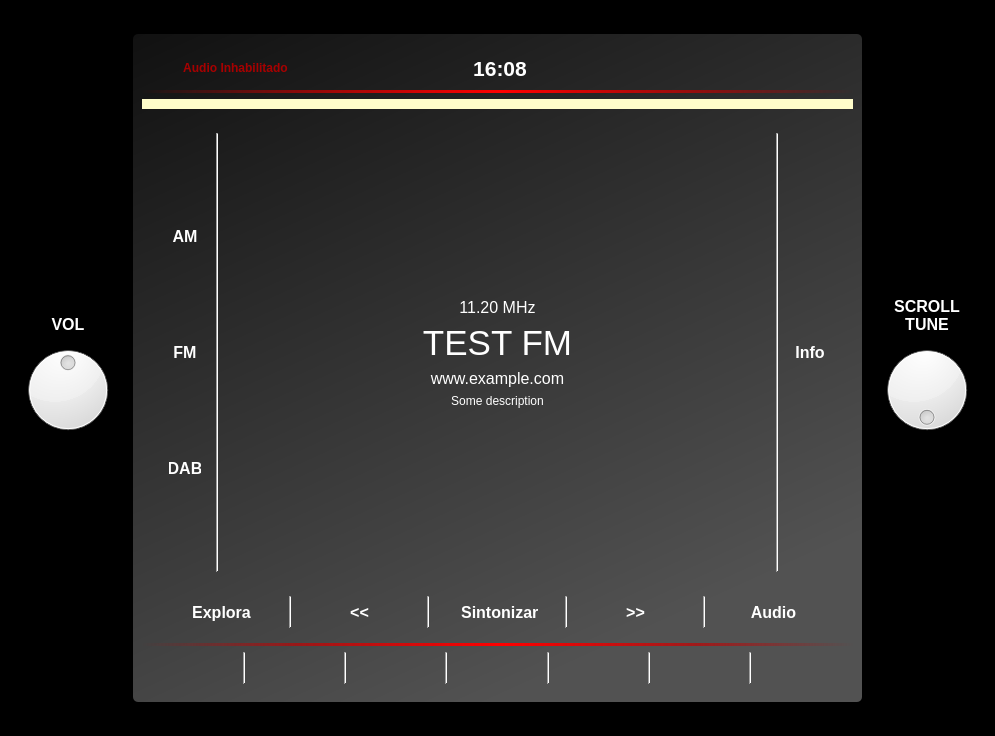
<?xml version="1.0" encoding="UTF-8"?>
<ui version="4.0">
 <class>MainWindow</class>
 <widget class="QMainWindow" name="MainWindow">
  <property name="geometry">
   <rect>
    <x>0</x>
    <y>0</y>
    <width>995</width>
    <height>736</height>
   </rect>
  </property>
  <property name="windowTitle">
   <string>Seamless Radio</string>
  </property>
  <property name="windowIcon">
   <iconset resource="../resources/resources.qrc">
    <normaloff>:/icons/favicon.png</normaloff>:/icons/favicon.png</iconset>
  </property>
  <property name="styleSheet">
   <string notr="true">QWidget#widget_frame
{
	background-color: black;
}

QWidget#widget_radio_list
{
	background: rgb(255, 253, 202);
}

QWidget#widget_header
{
	background: transparent;
	border-bottom: 3px solid qlineargradient(spread:pad, x1:0, y1:1, x2:1, y2:1, stop:0 rgba(0, 0, 0, 0), stop:0.225275 rgba(196, 0, 0, 173), stop:0.505495 rgba(255, 0, 0, 255), stop:0.78022 rgba(196, 0, 0, 173), stop:1 rgba(255, 255, 255, 0));
}

QWidget#widget_footer
{
	background: transparent;
	border-top: 3px solid qlineargradient(spread:pad, x1:0, y1:1, x2:1, y2:1, stop:0 rgba(0, 0, 0, 0), stop:0.225275 rgba(196, 0, 0, 173), stop:0.505495 rgba(255, 0, 0, 255), stop:0.78022 rgba(196, 0, 0, 173), stop:1 rgba(255, 255, 255, 0));
}

QWidget#widget_content
{
	background-color: qlineargradient(spread:pad, x1:0, y1:0, x2:0.496, y2:1, stop:0 rgba(17, 17, 17, 255), stop:1 rgba(82, 82, 82, 255));
	border: none;
	border-radius: 5px;
}


QLabel
{
		color: white;
}

QLabel#label_no_audio
{
	color: #a70000;
}

QWidget#widget_content QFrame[frameShape=&quot;5&quot;]
 {
    background-color: transparent;
	border-left: 1px solid qlineargradient(spread:pad, x1:0, y1:0, x2:0, y2:1, stop:0 rgba(0, 0, 0, 0), stop:0.225275 rgba(255, 0, 0, 180), stop:0.5 rgba(255, 0, 0, 255), stop:0.774725 rgba(255, 0, 0, 145), stop:1 rgba(255, 0, 0, 0));
}

QWidget#widget_footer QFrame[frameShape=&quot;5&quot;]
{
    background-color: transparent;
	border-left: 1px solid qlineargradient(spread:pad, x1:0, y1:0, x2:0, y2:1, stop:0 rgba(0, 0, 0, 0), stop:0.225275 rgba(255, 255, 255, 180), stop:0.5 rgba(255, 255, 255, 255), stop:0.774725 rgba(255, 255, 255, 145), stop:1 rgba(255, 255, 255, 0));
}

QPushButton
{
	border: none;
	color: white;
	height: 32px;
	width: 32px;
}</string>
  </property>
  <widget class="QWidget" name="widget_frame">
   <layout class="QGridLayout" name="gridLayout">
    <item row="1" column="0">
     <widget class="QWidget" name="widget_volume" native="true">
      <property name="sizePolicy">
       <sizepolicy hsizetype="Maximum" vsizetype="Preferred">
        <horstretch>0</horstretch>
        <verstretch>0</verstretch>
       </sizepolicy>
      </property>
      <layout class="QVBoxLayout" name="verticalLayout">
       <item>
        <spacer name="verticalSpacer_3">
         <property name="orientation">
          <enum>Qt::Orientation::Vertical</enum>
         </property>
         <property name="sizeHint" stdset="0">
          <size>
           <width>20</width>
           <height>40</height>
          </size>
         </property>
        </spacer>
       </item>
       <item>
        <widget class="QLabel" name="label_volume">
         <property name="font">
          <font>
           <pointsize>12</pointsize>
           <bold>true</bold>
          </font>
         </property>
         <property name="text">
          <string>
VOL</string>
         </property>
         <property name="alignment">
          <set>Qt::AlignmentFlag::AlignCenter</set>
         </property>
        </widget>
       </item>
       <item>
        <widget class="CustomDial" name="dial_volume">
         <property name="cursor">
          <cursorShape>OpenHandCursor</cursorShape>
         </property>
         <property name="minimum">
          <number>0</number>
         </property>
         <property name="maximum">
          <number>100</number>
         </property>
         <property name="value">
          <number>50</number>
         </property>
         <property name="invertedAppearance">
          <bool>false</bool>
         </property>
         <property name="wrapping">
          <bool>false</bool>
         </property>
         <property name="notchTarget">
          <double>3.700000000000000</double>
         </property>
         <property name="notchesVisible">
          <bool>false</bool>
         </property>
        </widget>
       </item>
       <item>
        <spacer name="verticalSpacer_4">
         <property name="orientation">
          <enum>Qt::Orientation::Vertical</enum>
         </property>
         <property name="sizeHint" stdset="0">
          <size>
           <width>20</width>
           <height>40</height>
          </size>
         </property>
        </spacer>
       </item>
      </layout>
     </widget>
    </item>
    <item row="2" column="1">
     <spacer name="verticalSpacer_2">
      <property name="orientation">
       <enum>Qt::Orientation::Vertical</enum>
      </property>
      <property name="sizeType">
       <enum>QSizePolicy::Policy::Fixed</enum>
      </property>
      <property name="sizeHint" stdset="0">
       <size>
        <width>20</width>
        <height>25</height>
       </size>
      </property>
     </spacer>
    </item>
    <item row="0" column="1">
     <spacer name="verticalSpacer">
      <property name="orientation">
       <enum>Qt::Orientation::Vertical</enum>
      </property>
      <property name="sizeType">
       <enum>QSizePolicy::Policy::Fixed</enum>
      </property>
      <property name="sizeHint" stdset="0">
       <size>
        <width>20</width>
        <height>25</height>
       </size>
      </property>
     </spacer>
    </item>
    <item row="1" column="2">
     <widget class="QWidget" name="widget_tune" native="true">
      <property name="sizePolicy">
       <sizepolicy hsizetype="Maximum" vsizetype="Preferred">
        <horstretch>0</horstretch>
        <verstretch>0</verstretch>
       </sizepolicy>
      </property>
      <layout class="QVBoxLayout" name="verticalLayout_2">
       <item>
        <spacer name="verticalSpacer_5">
         <property name="orientation">
          <enum>Qt::Orientation::Vertical</enum>
         </property>
         <property name="sizeHint" stdset="0">
          <size>
           <width>20</width>
           <height>40</height>
          </size>
         </property>
        </spacer>
       </item>
       <item>
        <widget class="QLabel" name="label_tune">
         <property name="font">
          <font>
           <pointsize>12</pointsize>
           <bold>true</bold>
          </font>
         </property>
         <property name="text">
          <string>SCROLL
TUNE</string>
         </property>
         <property name="alignment">
          <set>Qt::AlignmentFlag::AlignCenter</set>
         </property>
        </widget>
       </item>
       <item>
        <widget class="CustomDial" name="dial_tune">
         <property name="cursor">
          <cursorShape>OpenHandCursor</cursorShape>
         </property>
         <property name="styleSheet">
          <string notr="true"/>
         </property>
         <property name="minimum">
          <number>0</number>
         </property>
         <property name="maximum">
          <number>100</number>
         </property>
         <property name="sliderPosition">
          <number>0</number>
         </property>
         <property name="orientation">
          <enum>Qt::Orientation::Horizontal</enum>
         </property>
         <property name="invertedAppearance">
          <bool>false</bool>
         </property>
         <property name="wrapping">
          <bool>true</bool>
         </property>
         <property name="notchTarget">
          <double>3.700000000000000</double>
         </property>
         <property name="notchesVisible">
          <bool>false</bool>
         </property>
        </widget>
       </item>
       <item>
        <spacer name="verticalSpacer_6">
         <property name="orientation">
          <enum>Qt::Orientation::Vertical</enum>
         </property>
         <property name="sizeHint" stdset="0">
          <size>
           <width>20</width>
           <height>40</height>
          </size>
         </property>
        </spacer>
       </item>
      </layout>
     </widget>
    </item>
    <item row="1" column="1">
     <widget class="QWidget" name="widget_content" native="true">
      <layout class="QVBoxLayout" name="verticalLayout_3">
       <item>
        <widget class="QWidget" name="widget_header" native="true">
         <property name="sizePolicy">
          <sizepolicy hsizetype="Preferred" vsizetype="Maximum">
           <horstretch>0</horstretch>
           <verstretch>0</verstretch>
          </sizepolicy>
         </property>
         <layout class="QHBoxLayout" name="horizontalLayout_2" stretch="33,33,0">
          <item>
           <widget class="QWidget" name="widget_no_audio" native="true">
            <property name="sizePolicy">
             <sizepolicy hsizetype="Maximum" vsizetype="Preferred">
              <horstretch>0</horstretch>
              <verstretch>0</verstretch>
             </sizepolicy>
            </property>
            <layout class="QHBoxLayout" name="horizontalLayout">
             <property name="spacing">
              <number>0</number>
             </property>
             <property name="leftMargin">
              <number>0</number>
             </property>
             <property name="topMargin">
              <number>0</number>
             </property>
             <property name="rightMargin">
              <number>0</number>
             </property>
             <property name="bottomMargin">
              <number>0</number>
             </property>
             <item>
              <widget class="QLabel" name="label_no_audio_icon">
               <property name="minimumSize">
                <size>
                 <width>32</width>
                 <height>32</height>
                </size>
               </property>
               <property name="maximumSize">
                <size>
                 <width>32</width>
                 <height>32</height>
                </size>
               </property>
               <property name="text">
                <string/>
               </property>
               <property name="pixmap">
                <pixmap resource="../resources/resources.qrc">:/icons/noAudioOutput.png</pixmap>
               </property>
               <property name="scaledContents">
                <bool>true</bool>
               </property>
              </widget>
             </item>
             <item>
              <widget class="QLabel" name="label_no_audio">
               <property name="sizePolicy">
                <sizepolicy hsizetype="Fixed" vsizetype="Preferred">
                 <horstretch>0</horstretch>
                 <verstretch>0</verstretch>
                </sizepolicy>
               </property>
               <property name="font">
                <font>
                 <bold>true</bold>
                </font>
               </property>
               <property name="text">
                <string>Audio Inhabilitado</string>
               </property>
               <property name="alignment">
                <set>Qt::AlignmentFlag::AlignCenter</set>
               </property>
              </widget>
             </item>
            </layout>
           </widget>
          </item>
          <item>
           <widget class="QLabel" name="label_current_time">
            <property name="font">
             <font>
              <pointsize>16</pointsize>
              <bold>true</bold>
             </font>
            </property>
            <property name="text">
             <string>16:08</string>
            </property>
            <property name="alignment">
             <set>Qt::AlignmentFlag::AlignCenter</set>
            </property>
           </widget>
          </item>
          <item>
           <spacer name="spacer_no_audio">
            <property name="orientation">
             <enum>Qt::Orientation::Horizontal</enum>
            </property>
            <property name="sizeHint" stdset="0">
             <size>
              <width>138</width>
              <height>20</height>
             </size>
            </property>
           </spacer>
          </item>
         </layout>
        </widget>
       </item>
       <item>
        <widget class="QWidget" name="widget_radio_list" native="true">
         <property name="sizePolicy">
          <sizepolicy hsizetype="Preferred" vsizetype="Maximum">
           <horstretch>0</horstretch>
           <verstretch>0</verstretch>
          </sizepolicy>
         </property>
         <property name="minimumSize">
          <size>
           <width>0</width>
           <height>10</height>
          </size>
         </property>
        </widget>
       </item>
       <item>
        <widget class="QWidget" name="widget_display" native="true">
         <layout class="QVBoxLayout" name="verticalLayout_7">
          <item>
           <widget class="QWidget" name="widget_radio_visor" native="true">
            <layout class="QHBoxLayout" name="horizontalLayout_5">
             <item>
              <widget class="QWidget" name="widget_left_menu" native="true">
               <layout class="QVBoxLayout" name="verticalLayout_5">
                <item>
                 <widget class="QPushButton" name="button_am">
                  <property name="font">
                   <font>
                    <pointsize>12</pointsize>
                    <bold>true</bold>
                   </font>
                  </property>
                  <property name="cursor">
                   <cursorShape>PointingHandCursor</cursorShape>
                  </property>
                  <property name="focusPolicy">
                   <enum>Qt::FocusPolicy::ClickFocus</enum>
                  </property>
                  <property name="text">
                   <string>AM</string>
                  </property>
                  <property name="flat">
                   <bool>true</bool>
                  </property>
                 </widget>
                </item>
                <item>
                 <widget class="QPushButton" name="button_fm">
                  <property name="font">
                   <font>
                    <pointsize>12</pointsize>
                    <bold>true</bold>
                   </font>
                  </property>
                  <property name="cursor">
                   <cursorShape>PointingHandCursor</cursorShape>
                  </property>
                  <property name="focusPolicy">
                   <enum>Qt::FocusPolicy::ClickFocus</enum>
                  </property>
                  <property name="text">
                   <string>FM</string>
                  </property>
                  <property name="flat">
                   <bool>true</bool>
                  </property>
                 </widget>
                </item>
                <item>
                 <widget class="QPushButton" name="button_dab">
                  <property name="font">
                   <font>
                    <pointsize>12</pointsize>
                    <bold>true</bold>
                   </font>
                  </property>
                  <property name="cursor">
                   <cursorShape>PointingHandCursor</cursorShape>
                  </property>
                  <property name="focusPolicy">
                   <enum>Qt::FocusPolicy::ClickFocus</enum>
                  </property>
                  <property name="text">
                   <string>DAB</string>
                  </property>
                  <property name="flat">
                   <bool>true</bool>
                  </property>
                 </widget>
                </item>
               </layout>
              </widget>
             </item>
             <item>
              <widget class="Line" name="line_11">
               <property name="orientation">
                <enum>Qt::Orientation::Vertical</enum>
               </property>
              </widget>
             </item>
             <item>
              <widget class="QWidget" name="widget_4" native="true">
               <property name="sizePolicy">
                <sizepolicy hsizetype="Expanding" vsizetype="Preferred">
                 <horstretch>0</horstretch>
                 <verstretch>0</verstretch>
                </sizepolicy>
               </property>
               <layout class="QVBoxLayout" name="verticalLayout_4">
                <item>
                 <spacer name="verticalSpacer_8">
                  <property name="orientation">
                   <enum>Qt::Orientation::Vertical</enum>
                  </property>
                  <property name="sizeHint" stdset="0">
                   <size>
                    <width>20</width>
                    <height>40</height>
                   </size>
                  </property>
                 </spacer>
                </item>
                <item>
                 <widget class="QLabel" name="label_radio_freq">
                  <property name="font">
                   <font>
                    <pointsize>12</pointsize>
                   </font>
                  </property>
                  <property name="text">
                   <string>11.20 MHz</string>
                  </property>
                  <property name="alignment">
                   <set>Qt::AlignmentFlag::AlignCenter</set>
                  </property>
                 </widget>
                </item>
                <item>
                 <widget class="QLabel" name="label_radio_name">
                  <property name="font">
                   <font>
                    <pointsize>26</pointsize>
                    <bold>false</bold>
                   </font>
                  </property>
                  <property name="text">
                   <string>TEST FM</string>
                  </property>
                  <property name="alignment">
                   <set>Qt::AlignmentFlag::AlignCenter</set>
                  </property>
                 </widget>
                </item>
                <item>
                 <widget class="QLabel" name="label_radio_url">
                  <property name="font">
                   <font>
                    <pointsize>12</pointsize>
                   </font>
                  </property>
                  <property name="text">
                   <string>www.example.com</string>
                  </property>
                  <property name="textFormat">
                   <enum>Qt::TextFormat::PlainText</enum>
                  </property>
                  <property name="alignment">
                   <set>Qt::AlignmentFlag::AlignCenter</set>
                  </property>
                  <property name="openExternalLinks">
                   <bool>true</bool>
                  </property>
                  <property name="textInteractionFlags">
                   <set>Qt::TextInteractionFlag::LinksAccessibleByMouse</set>
                  </property>
                 </widget>
                </item>
                <item>
                 <widget class="QLabel" name="label_radio_description">
                  <property name="text">
                   <string>Some description</string>
                  </property>
                  <property name="alignment">
                   <set>Qt::AlignmentFlag::AlignCenter</set>
                  </property>
                 </widget>
                </item>
                <item>
                 <spacer name="verticalSpacer_7">
                  <property name="orientation">
                   <enum>Qt::Orientation::Vertical</enum>
                  </property>
                  <property name="sizeHint" stdset="0">
                   <size>
                    <width>20</width>
                    <height>40</height>
                   </size>
                  </property>
                 </spacer>
                </item>
               </layout>
              </widget>
             </item>
             <item>
              <widget class="Line" name="line_12">
               <property name="orientation">
                <enum>Qt::Orientation::Vertical</enum>
               </property>
              </widget>
             </item>
             <item>
              <widget class="QWidget" name="widget_right_menu" native="true">
               <layout class="QVBoxLayout" name="verticalLayout_6">
                <item>
                 <widget class="QPushButton" name="pushButton_16">
                  <property name="font">
                   <font>
                    <pointsize>12</pointsize>
                    <bold>true</bold>
                   </font>
                  </property>
                  <property name="cursor">
                   <cursorShape>PointingHandCursor</cursorShape>
                  </property>
                  <property name="focusPolicy">
                   <enum>Qt::FocusPolicy::ClickFocus</enum>
                  </property>
                  <property name="text">
                   <string>Info</string>
                  </property>
                  <property name="flat">
                   <bool>true</bool>
                  </property>
                 </widget>
                </item>
               </layout>
              </widget>
             </item>
            </layout>
           </widget>
          </item>
          <item>
           <widget class="QWidget" name="widget_main_menu" native="true">
            <property name="sizePolicy">
             <sizepolicy hsizetype="Preferred" vsizetype="Maximum">
              <horstretch>0</horstretch>
              <verstretch>0</verstretch>
             </sizepolicy>
            </property>
            <layout class="QHBoxLayout" name="horizontalLayout_4" stretch="0,0,0,0,0,0,0,0,0">
             <property name="bottomMargin">
              <number>0</number>
             </property>
             <item>
              <widget class="QPushButton" name="button_explore">
               <property name="font">
                <font>
                 <pointsize>12</pointsize>
                 <bold>true</bold>
                </font>
               </property>
               <property name="cursor">
                <cursorShape>PointingHandCursor</cursorShape>
               </property>
               <property name="focusPolicy">
                <enum>Qt::FocusPolicy::ClickFocus</enum>
               </property>
               <property name="text">
                <string>Explora</string>
               </property>
               <property name="flat">
                <bool>true</bool>
               </property>
              </widget>
             </item>
             <item>
              <widget class="Line" name="line_7">
               <property name="orientation">
                <enum>Qt::Orientation::Vertical</enum>
               </property>
              </widget>
             </item>
             <item>
              <widget class="QPushButton" name="button_previous">
               <property name="font">
                <font>
                 <pointsize>12</pointsize>
                 <bold>true</bold>
                </font>
               </property>
               <property name="cursor">
                <cursorShape>PointingHandCursor</cursorShape>
               </property>
               <property name="focusPolicy">
                <enum>Qt::FocusPolicy::ClickFocus</enum>
               </property>
               <property name="text">
                <string>&lt;&lt;</string>
               </property>
               <property name="flat">
                <bool>true</bool>
               </property>
              </widget>
             </item>
             <item>
              <widget class="Line" name="line_8">
               <property name="orientation">
                <enum>Qt::Orientation::Vertical</enum>
               </property>
              </widget>
             </item>
             <item>
              <widget class="QPushButton" name="button_syntonize">
               <property name="font">
                <font>
                 <pointsize>12</pointsize>
                 <bold>true</bold>
                </font>
               </property>
               <property name="cursor">
                <cursorShape>PointingHandCursor</cursorShape>
               </property>
               <property name="focusPolicy">
                <enum>Qt::FocusPolicy::ClickFocus</enum>
               </property>
               <property name="styleSheet">
                <string notr="true"/>
               </property>
               <property name="text">
                <string> Sintonizar</string>
               </property>
               <property name="flat">
                <bool>true</bool>
               </property>
              </widget>
             </item>
             <item>
              <widget class="Line" name="line_9">
               <property name="orientation">
                <enum>Qt::Orientation::Vertical</enum>
               </property>
              </widget>
             </item>
             <item>
              <widget class="QPushButton" name="button_next">
               <property name="font">
                <font>
                 <pointsize>12</pointsize>
                 <bold>true</bold>
                </font>
               </property>
               <property name="cursor">
                <cursorShape>PointingHandCursor</cursorShape>
               </property>
               <property name="focusPolicy">
                <enum>Qt::FocusPolicy::ClickFocus</enum>
               </property>
               <property name="text">
                <string>&gt;&gt;</string>
               </property>
               <property name="flat">
                <bool>true</bool>
               </property>
              </widget>
             </item>
             <item>
              <widget class="Line" name="line_10">
               <property name="orientation">
                <enum>Qt::Orientation::Vertical</enum>
               </property>
              </widget>
             </item>
             <item>
              <widget class="QPushButton" name="button_menu_audio">
               <property name="font">
                <font>
                 <pointsize>12</pointsize>
                 <bold>true</bold>
                </font>
               </property>
               <property name="cursor">
                <cursorShape>PointingHandCursor</cursorShape>
               </property>
               <property name="focusPolicy">
                <enum>Qt::FocusPolicy::ClickFocus</enum>
               </property>
               <property name="text">
                <string>Audio</string>
               </property>
               <property name="flat">
                <bool>true</bool>
               </property>
              </widget>
             </item>
            </layout>
           </widget>
          </item>
         </layout>
        </widget>
       </item>
       <item>
        <widget class="QWidget" name="widget_footer" native="true">
         <property name="sizePolicy">
          <sizepolicy hsizetype="Preferred" vsizetype="Maximum">
           <horstretch>0</horstretch>
           <verstretch>0</verstretch>
          </sizepolicy>
         </property>
         <layout class="QHBoxLayout" name="horizontalLayout_3" stretch="0,0,0,0,0,0,0,0,0,0,0,0,0">
          <item>
           <widget class="QPushButton" name="button_radio">
            <property name="cursor">
             <cursorShape>PointingHandCursor</cursorShape>
            </property>
            <property name="focusPolicy">
             <enum>Qt::FocusPolicy::ClickFocus</enum>
            </property>
            <property name="styleSheet">
             <string notr="true">QPushButton
{
image: url(:/icons/radioIconUnselected.png);
}

QPushButton:hover
{
image: url(:/icons/radioIconSelected.png);
}</string>
            </property>
            <property name="text">
             <string/>
            </property>
            <property name="iconSize">
             <size>
              <width>0</width>
              <height>0</height>
             </size>
            </property>
            <property name="flat">
             <bool>true</bool>
            </property>
           </widget>
          </item>
          <item>
           <widget class="Line" name="line">
            <property name="orientation">
             <enum>Qt::Orientation::Vertical</enum>
            </property>
           </widget>
          </item>
          <item>
           <widget class="QPushButton" name="button_media">
            <property name="cursor">
             <cursorShape>PointingHandCursor</cursorShape>
            </property>
            <property name="focusPolicy">
             <enum>Qt::FocusPolicy::ClickFocus</enum>
            </property>
            <property name="styleSheet">
             <string notr="true">QPushButton
{
image: url(:/icons/mediaIconUnselected.png);
}

QPushButton:hover
{
image: url(:/icons/mediaIconSelected.png);
}</string>
            </property>
            <property name="text">
             <string/>
            </property>
            <property name="flat">
             <bool>true</bool>
            </property>
           </widget>
          </item>
          <item>
           <widget class="Line" name="line_2">
            <property name="orientation">
             <enum>Qt::Orientation::Vertical</enum>
            </property>
           </widget>
          </item>
          <item>
           <widget class="QPushButton" name="button_phone">
            <property name="cursor">
             <cursorShape>PointingHandCursor</cursorShape>
            </property>
            <property name="focusPolicy">
             <enum>Qt::FocusPolicy::ClickFocus</enum>
            </property>
            <property name="styleSheet">
             <string notr="true">QPushButton
{
image: url(:/icons/phoneIconUnselected.png);
}

QPushButton:hover
{
image: url(:/icons/phoneIconSelected.png);
}</string>
            </property>
            <property name="text">
             <string/>
            </property>
            <property name="flat">
             <bool>true</bool>
            </property>
           </widget>
          </item>
          <item>
           <widget class="Line" name="line_3">
            <property name="orientation">
             <enum>Qt::Orientation::Vertical</enum>
            </property>
           </widget>
          </item>
          <item>
           <widget class="QPushButton" name="button_connect">
            <property name="cursor">
             <cursorShape>PointingHandCursor</cursorShape>
            </property>
            <property name="focusPolicy">
             <enum>Qt::FocusPolicy::ClickFocus</enum>
            </property>
            <property name="styleSheet">
             <string notr="true">QPushButton
{
image: url(:/icons/connectIconUnselected.png);
}

QPushButton:hover
{
image: url(:/icons/connectIconSelected.png);
}</string>
            </property>
            <property name="text">
             <string/>
            </property>
            <property name="flat">
             <bool>true</bool>
            </property>
           </widget>
          </item>
          <item>
           <widget class="Line" name="line_4">
            <property name="orientation">
             <enum>Qt::Orientation::Vertical</enum>
            </property>
           </widget>
          </item>
          <item>
           <widget class="QPushButton" name="button_footer_audio">
            <property name="cursor">
             <cursorShape>PointingHandCursor</cursorShape>
            </property>
            <property name="focusPolicy">
             <enum>Qt::FocusPolicy::ClickFocus</enum>
            </property>
            <property name="styleSheet">
             <string notr="true">QPushButton
{
image: url(:/icons/footerAudioIconUnselected.png);
}

QPushButton:hover
{
image: url(:/icons/footerAudioIconSelected.png);
}</string>
            </property>
            <property name="text">
             <string/>
            </property>
            <property name="flat">
             <bool>true</bool>
            </property>
           </widget>
          </item>
          <item>
           <widget class="Line" name="line_5">
            <property name="orientation">
             <enum>Qt::Orientation::Vertical</enum>
            </property>
           </widget>
          </item>
          <item>
           <widget class="QPushButton" name="button_settings">
            <property name="cursor">
             <cursorShape>PointingHandCursor</cursorShape>
            </property>
            <property name="focusPolicy">
             <enum>Qt::FocusPolicy::ClickFocus</enum>
            </property>
            <property name="styleSheet">
             <string notr="true">QPushButton
{
image: url(:/icons/settingsIconUnselected.png);
}

QPushButton:hover
{
image: url(:/icons/settingsIconSelected.png);
}</string>
            </property>
            <property name="text">
             <string/>
            </property>
            <property name="flat">
             <bool>true</bool>
            </property>
           </widget>
          </item>
          <item>
           <widget class="Line" name="line_6">
            <property name="orientation">
             <enum>Qt::Orientation::Vertical</enum>
            </property>
           </widget>
          </item>
          <item>
           <widget class="QPushButton" name="button_trip">
            <property name="cursor">
             <cursorShape>PointingHandCursor</cursorShape>
            </property>
            <property name="focusPolicy">
             <enum>Qt::FocusPolicy::ClickFocus</enum>
            </property>
            <property name="styleSheet">
             <string notr="true">QPushButton
{
image: url(:/icons/tripIconUnselected.png);
}

QPushButton:hover
{
image: url(:/icons/tripIconSelected.png);
}</string>
            </property>
            <property name="text">
             <string/>
            </property>
            <property name="flat">
             <bool>true</bool>
            </property>
           </widget>
          </item>
         </layout>
        </widget>
       </item>
      </layout>
     </widget>
    </item>
   </layout>
  </widget>
 </widget>
 <customwidgets>
  <customwidget>
   <class>CustomDial</class>
   <extends>QDial</extends>
   <header>view.widgets.CustomDial</header>
  </customwidget>
 </customwidgets>
 <resources>
  <include location="../resources/resources.qrc"/>
 </resources>
 <connections/>
</ui>
